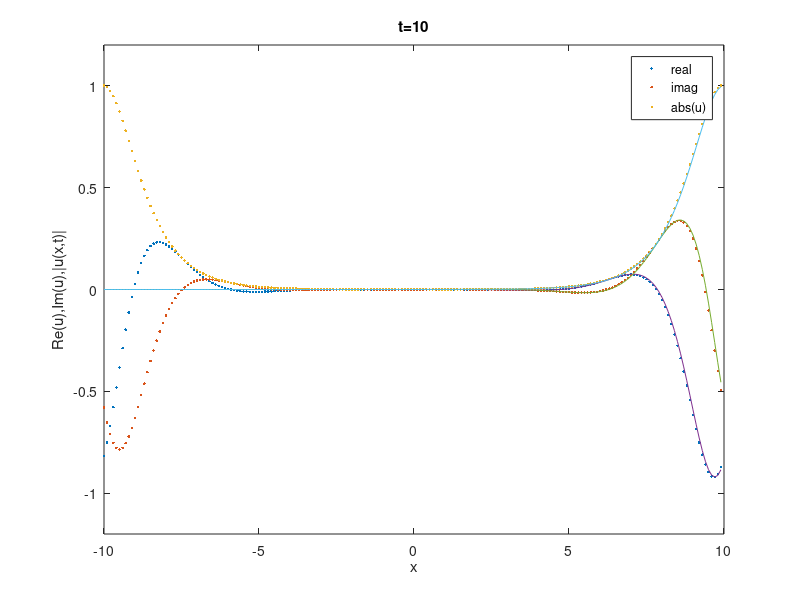

Reproduce this figure in MATLAB.
% Numerically integrate NLS in 1D:
% u_t = (i/2)*u_xx - i*g*(|u|^2)*u
% using finite differences in space and RK4 in time
% RCG Jul'24

L=-10;     % left end of domain
R=+10;     % right end of domain
Nx=200;    % number of points in discrete domain
dt=0.0001;   % time step
tmax=10;   % max time
g=-1;      % non-linearity (g=-1: attractive; g=+1: repulsive)

%Define discrete domain:
dx=(R-L)/Nx;
x=linspace(L,R-dx,Nx); % remove one dx to make solution periodic on [L,R]
oodx2=1/dx^2;
dt0s=dt/6;

%Define ICs:
A=1;          % amplitude for IC
v=1;          % initial vel
x0=0;         % initial pos
u0=A*sech(A*(x-x0)).*exp(1i*v*x);
maxu0=max(abs(u0));
myax=[L R -1.2*maxu0 1.2*maxu0];

%nifty indexing for u_xx:
ip=[2:Nx,1];     % periodic BCs
im=[Nx,1:Nx-1];  % periodic BCs
%ip=[2:Nx,Nx];     % zero Lap BCs
%im=[1,1:Nx-1];  % zero Lap BCs

figure(1);clf
plot(x,abs(u0),'*-')
drawnow

u=u0;
ii=0;
for t=0:dt:tmax
 ii=ii+1;

 uxx1=oodx2*(u(im)-2*u+u(ip));
 k1 = 0.5j*uxx1 - 1j*g*(u.^2).*conj(u);

 u_temp = u+0.5*dt*k1;
 uxx2=oodx2*(u_temp(im)-2*u_temp+u_temp(ip));
 k2 = 0.5j*uxx2 - 1j*g*(u_temp.^2).*conj(u_temp);

 u_temp = u+0.5*dt*k2;
 uxx3=oodx2*(u_temp(im)-2*u_temp+u_temp(ip));
 k3 = 0.5j*uxx3 - 1j*g*(u_temp.^2).*conj(u_temp);

 u_temp = u+dt*k3;
 uxx4=oodx2*(u_temp(im)-2*u_temp+u_temp(ip));
 k4 = 0.5j*uxx4 - 1j*g*(u_temp.^2).*conj(u_temp);

 u=u+dt0s*(k1+2*k2+2*k3+k4);
 
 %norm_u_squared = abs(u).^2;

 if(mod(ii,1000)==1)
  utheo = A*sech(x-v*(t+dt)-x0).*exp(1i*v*x+0.5i*(A^2-v^2)*(t+dt));

  %plot(x,norm_u_squared,'*')%,x,utheo,'-')
  plot(x,real(u),'.',x,imag(u),'.',x,abs(u),'.')
  legend('real','imag', 'abs(u)');

  hold on
  plot(x,real(utheo),'-',x,imag(utheo),'-',x,abs(utheo),'-')
  legend('real','imag', 'abs(u)');
  hold off
  axis(myax)

 
  xlabel('x'); ylabel('Re(u),Im(u),|u(x,t)|');
  title(['t=',num2str(t)]);
  drawnow
 end
end
